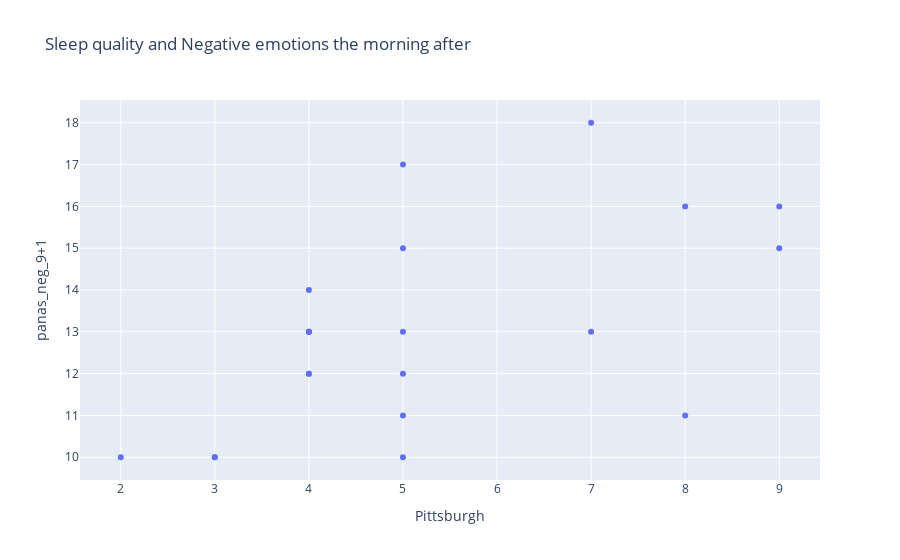

Source (notebook cell):
### Code cell
# Scatter plot showing the quantity of sleep and stress level
plt = px.scatter(sleep_df, 
        x='Pittsburgh', y='panas_neg_9+1',
        title='Sleep quality and Negative emotions the morning after'
    )
plt.show()

### Figure 1 — Plotly figure (JSON) as saved in the notebook; plotly's stock layout.template omitted (floating-point values rounded to 4 significant figures)
{"data": [{"hovertemplate": "Pittsburgh=%{x}<br>panas_neg_9+1=%{y}<extra></extra>", "legendgroup": "", "marker": {"color": "#636efa", "symbol": "circle"}, "mode": "markers", "name": "", "orientation": "v", "showlegend": false, "type": "scatter", "x": [5, 7, 8, 4, 8, 9, 7, 3, 9, 4, 4, 4, 2, 5, 5, 3, 5, 4, 5, 4, 5], "xaxis": "x", "y": [10, 18, 11, 14, 16, 16, 13, 10, 15, 12, 13, 12, 10, 11, 17, 10, 12, 13, 15, 13, 13], "yaxis": "y"}], "layout": {"legend": {"tracegroupgap": 0}, "title": {"text": "Sleep quality and Negative emotions the morning after"}, "xaxis": {"anchor": "y", "domain": [0, 1], "title": {"text": "Pittsburgh"}}, "yaxis": {"anchor": "x", "domain": [0, 1], "title": {"text": "panas_neg_9+1"}}}}
